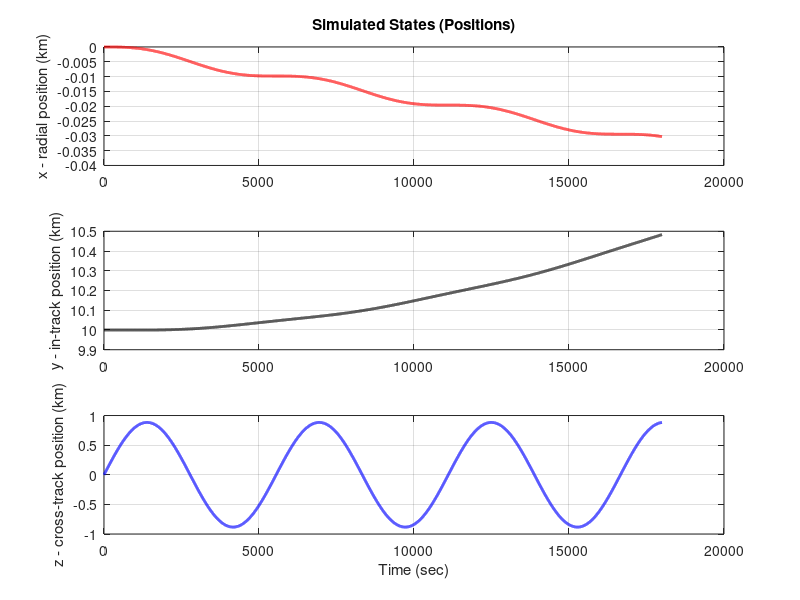
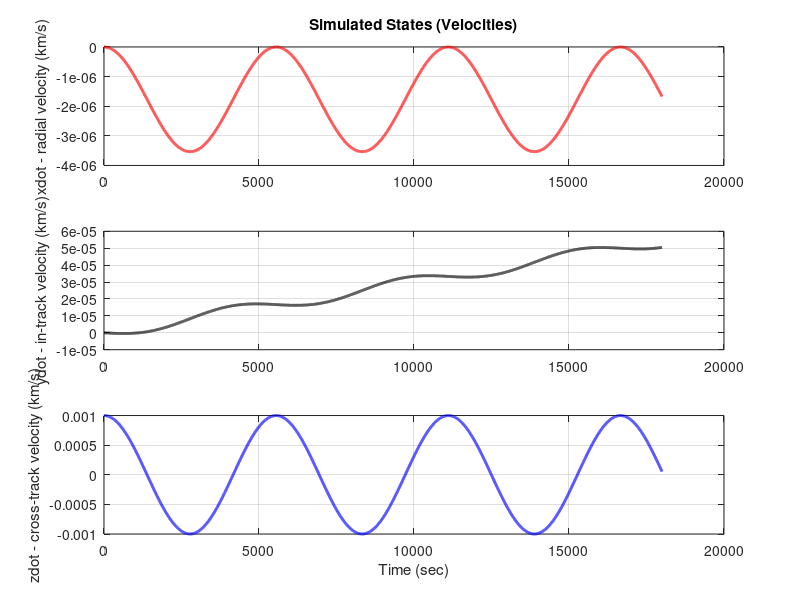
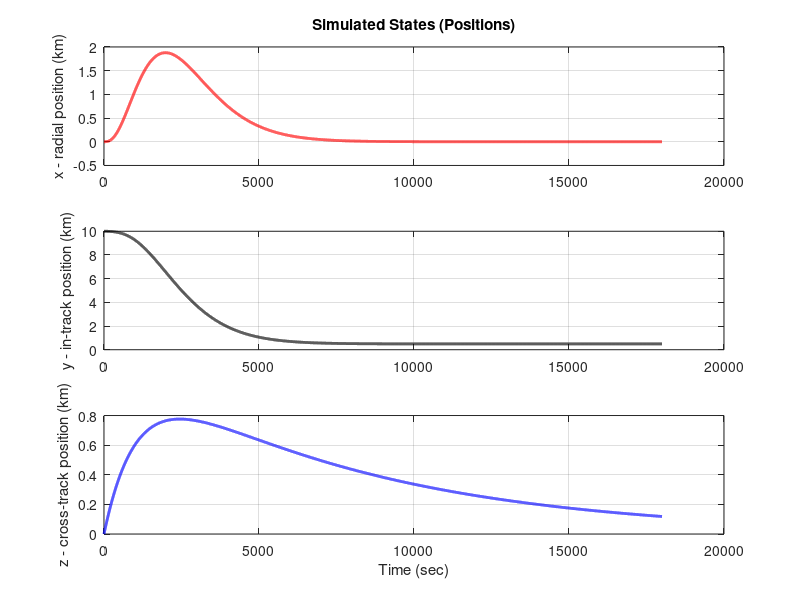
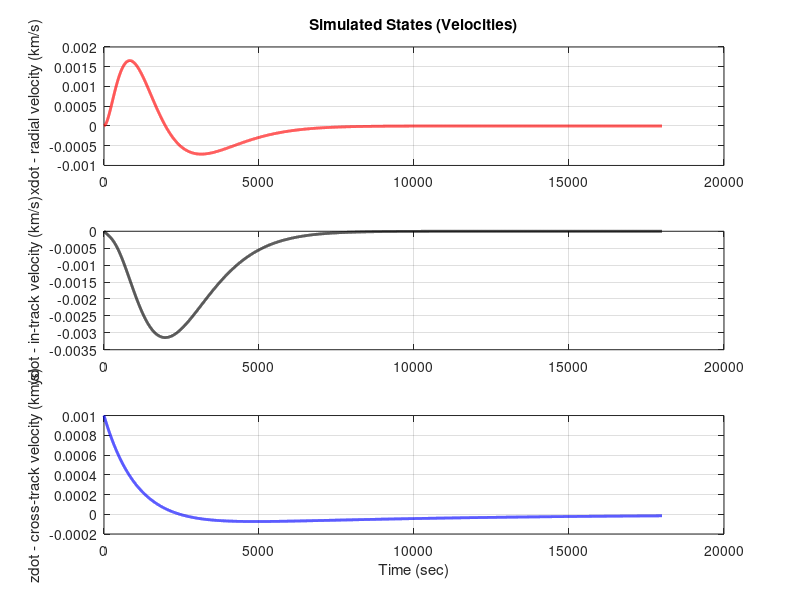

MATLAB code for these plots, in order: (Note: this script raises an error after producing the figures.)
%% ASEN 5014 - Linear Control Systems
% Final Project
% Galen Savidge, Aniket Goel, Andrew Palski

clear; close all; format shortG; clc;
%% PART A:Linear Systems Analysis
% Question 2:
% Linear system
n = sqrt(398600/6778^3);
A = [0 0 0 1 0 0;
     0 0 0 0 1 0;
     0 0 0 0 0 1;
     3*n^2 0 0 0 2*n 0;
     0 0 0 -2*n 0 0;
     0 0 -n^2 0 0 0];
B = [0 0 0;
     0 0 0;
     0 0 0;
     1 0 0;
     0 1 0;
     0 0 1];
C = [1 0 0 0 0 0;
     0 1 0 0 0 0;
     0 0 1 0 0 0];
D = [0 0 0;
     0 0 0;
     0 0 0];
G = [0;0;0;0;1;0]; %disturbance matrix, disturbance only affects in track dynamics
B_tot = [B,G];
D_tot = [D,[0;0;0]];
x0 = [0; 10; 0; 0; 0; .001]; % initial condition
r = [0; 5; 0; 0; 0; 0]; % reference 
d = -1e-9; % disturbance %CHANGE: set to 1 um/s vs 1 m/s

 % Eigenvalues
[E, L] = eig(A);
evals = diag(L);

% Simulated plant dynamics with no control and including disturbances
u = [0;0;0];
u_tot = [u;d]';
ts = 0:1:18000;
us = u_tot + zeros(length(ts),4);
sys = ss(A,B_tot,C,D_tot);
[ys,~,xs] = lsim(sys,us,ts,x0);
figure();
ax = subplot(3,1,1);
plot(ax,ts,xs(:,1),'LineWidth',2,'Color','r')
ylabel('x - radial position (km)')
title('Simulated States (Positions)')
grid on
ax = subplot(3,1,2);
plot(ax,ts,xs(:,2),'LineWidth',2,'Color','k')
ylabel('y - in-track position (km)')
grid on
ax = subplot(3,1,3);
plot(ax,ts,xs(:,3),'LineWidth',2,'Color','b')
ylabel('z - cross-track position (km)')
xlabel('Time (sec)')
grid on

figure()
ax = subplot(3,1,1);
plot(ax,ts,xs(:,4),'LineWidth',2,'Color','r')
ylabel('xdot - radial velocity (km/s)')
title('Simulated States (Velocities)')
grid on
ax = subplot(3,1,2);
plot(ax,ts,xs(:,5),'LineWidth',2,'Color','k')
ylabel('ydot - in-track velocity (km/s)')
grid on
ax = subplot(3,1,3);
plot(ax,ts,xs(:,6),'LineWidth',2,'Color','b')
ylabel('zdot - cross-track velocity (km/s)')
xlabel('Time (sec)')
grid on

% Question 3
% Reachability/Controllability
P = [B A*B A^2*B A^3*B A^4*B A^5*B]; 
rank(P) % = 6 = n, so reachable

% Observability
O = [C; C*A; C*A^2; C*A^3; C*A^4; C*A^5];
rank(O) % = 6 = n, so completely observable

%% Part B
% Question 4: Full State Feedback

% Try without integral control at first

%K = place(A,B,...
    %[-0.0010652 -0.0016794 -0.0013118 -.0018838 -.00088127 -.00090389]);
K = place(A,B,-.002*rand(1,6));
F = inv(C/(-A+B*K)*B);

Acl_FSF = A - B*K;
Bcl_FSF = [B*F G];
Ccl_FSF = C - D*K;
Dcl_FSF = [D*F zeros(3,1)];

sys_FSF = ss(Acl_FSF, Bcl_FSF, Ccl_FSF, Dcl_FSF);

% Having issues getting integral control to not overshoot
%With integral control, first set up augmented matrices

% Aaug_FSF = [A zeros(6,3);-C zeros(3)];
% Baug_FSF = [B; zeros(3)];
% Caug_FSF = [C zeros(3)];
% Daug_FSF = zeros(3);
% Faug_FSF = [zeros(6,3);eye(3)];
% Gaug_FSF = [G; zeros(3,1)];
% 
% Kaug_FSF = place(Aaug_FSF,Baug_FSF,...
%     -.003*rand(1,9));
%     %[-0.0013149 -0.00327 -0.00156 -.00301 -.00264 -.000828 -.0029 -.002 -.0015]);
%     
% Acl_FSF = Aaug_FSF - Baug_FSF*Kaug_FSF;
% Bcl_FSF = [Faug_FSF Gaug_FSF];
% Ccl_FSF = Caug_FSF;
% Dcl_FSF = [Daug_FSF zeros(3,1)];
% 
% sys_FSF = ss(Acl_FSF, Bcl_FSF, Ccl_FSF, Dcl_FSF);


r_aug_FSF = repmat([0 .5 0 d],length(ts),1);%reference input augmented with disturbance

[y_FSF,~,x_FSF] = lsim(sys_FSF, r_aug_FSF, ts, x0);
%[y_FSF,~,x_FSF] = lsim(sys_FSF, r_aug_FSF, ts, [x0; zeros(3,1)]); %integral control version

%Check actuators
u = zeros(3,length(ts));
for ii = 1:length(ts)
    u(:,ii) = F*[0;.5;0] - K * x_FSF(ii,:)'; %non-integral version
    %u(:,ii) = -Kaug_FSF * x_FSF(ii,:)'; %integral control version
end

u = 1000 * u; %convert to m/s

figure();
ax = subplot(3,1,1);
plot(ax,ts,x_FSF(:,1),'LineWidth',2,'Color','r')
ylabel('x - radial position (km)')
title('Simulated States (Positions)')
grid on
ax = subplot(3,1,2);
plot(ax,ts,x_FSF(:,2),'LineWidth',2,'Color','k')
ylabel('y - in-track position (km)')
grid on
ax = subplot(3,1,3);
plot(ax,ts,x_FSF(:,3),'LineWidth',2,'Color','b')
ylabel('z - cross-track position (km)')
xlabel('Time (sec)')
grid on

figure()
ax = subplot(3,1,1);
plot(ax,ts,x_FSF(:,4),'LineWidth',2,'Color','r')
ylabel('xdot - radial velocity (km/s)')
title('Simulated States (Velocities)')
grid on
ax = subplot(3,1,2);
plot(ax,ts,x_FSF(:,5),'LineWidth',2,'Color','k')
ylabel('ydot - in-track velocity (km/s)')
grid on
ax = subplot(3,1,3);
plot(ax,ts,x_FSF(:,6),'LineWidth',2,'Color','b')
ylabel('zdot - cross-track velocity (km/s)')
xlabel('Time (sec)')
grid on

figure()
subplot(3,1,1);
plot(ts,u(1,:),'LineWidth',2,'Color','r');
hold on;
plot([0 max(ts)],[0.000769 0.000769],'k:');
plot([0 max(ts)],[-0.000769 -0.000769],'k:');
ylabel('Radial Actuator Response (m/s^2)');

subplot(3,1,2);
plot(ts,u(2,:),'LineWidth',2,'Color','k');
hold on;
plot([0 max(ts)],[0.000769 0.000769],'k:');
plot([0 max(ts)],[-0.000769 -0.000769],'k:');
ylabel('In-Track Actuator Response (m/s^2)');

subplot(3,1,3);
plot(ts,u(3,:),'LineWidth',2,'Color','b');
hold on;
plot([0 max(ts)],[0.000769 0.000769],'k:');
plot([0 max(ts)],[-0.000769 -0.000769],'k:');
ylabel('Cross-Track Actuator Response (m/s^2)');
xlabel('Time (sec)');
sgtitle('Actuator Response vs Time');

% Question 5
% Luenberger observer matrix
des_L_poles = [-3, -3.1, -3.2, -3.3, -3.4, -3.5];
L_transpose = place(A',C',des_L_poles);
L = L_transpose';
% Closed loop state and error dynamics with full state feedback control
A_CL_aug = [(A-B*K), B*K;
        zeros(size(A-B*K)), (A-L*C)];
B_CL_aug = [B*F; zeros(size(B*F))];
C_CL_aug = [C, zeros(size(C))];
D_CL_aug = D_tot;
B_CL_aug_tot = [B_CL_aug, [G;G]];

% Simulating with zero initial error
e0 = zeros(6,1);
x_cl_aug0 = [x0;e0];

us = r_aug_FSF;
sys = ss(A_CL_aug,B_CL_aug_tot,C_CL_aug,D_CL_aug);
[ys,~,xs] = lsim(sys,us,ts,x_cl_aug0);
figure();
ax = subplot(3,1,1);
plot(ax,ts,xs(:,1),'LineWidth',2,'Color','r')
ylabel('x - radial position (km)')
title('Simulated States (Positions)')
grid on
ax = subplot(3,1,2);
plot(ax,ts,xs(:,2),'LineWidth',2,'Color','k')
ylabel('y - in-track position (km)')
grid on
ax = subplot(3,1,3);
plot(ax,ts,xs(:,3),'LineWidth',2,'Color','b')
ylabel('z - cross-track position (km)')
xlabel('Time (sec)')
grid on

figure()
ax = subplot(3,1,1);
plot(ax,ts,xs(:,4),'LineWidth',2,'Color','r')
ylabel('xdot - radial velocity (km/s)')
title('Simulated States (Velocities)')
grid on
ax = subplot(3,1,2);
plot(ax,ts,xs(:,4),'LineWidth',2,'Color','k')
ylabel('ydot - in-track velocity (km/s)')
grid on
ax = subplot(3,1,3);
plot(ax,ts,xs(:,6),'LineWidth',2,'Color','b')
ylabel('zdot - cross-track velocity (km/s)')
xlabel('Time (sec)')
grid on

figure();
ax = subplot(3,1,1);
plot(ax,ts,xs(:,7),'LineWidth',2,'Color','r')
ylabel('x - radial position (km)')
title('Error (Positions)')
grid on
ax = subplot(3,1,2);
plot(ax,ts,xs(:,8),'LineWidth',2,'Color','k')
ylabel('y - in-track position (km)')
grid on
ax = subplot(3,1,3);
plot(ax,ts,xs(:,9),'LineWidth',2,'Color','b')
ylabel('z - cross-track position (km)')
xlabel('Time (sec)')
grid on

figure();
ax = subplot(3,1,1);
plot(ax,ts,xs(:,10),'LineWidth',2,'Color','r')
ylabel('x - radial position (km)')
title('Error (Velocities)')
grid on
ax = subplot(3,1,2);
plot(ax,ts,xs(:,11),'LineWidth',2,'Color','k')
ylabel('y - in-track position (km)')
grid on
ax = subplot(3,1,3);
plot(ax,ts,xs(:,12),'LineWidth',2,'Color','b')
ylabel('z - cross-track position (km)')
xlabel('Time (sec)')
grid on

% Simulating with nonzero initial error
e0 = [1 1 1 .1 .1 .1]';
x_cl_aug0 = [x0;e0];

us = r_aug_FSF;
sys = ss(A_CL_aug,B_CL_aug_tot,C_CL_aug,D_CL_aug);
[ys,~,xs] = lsim(sys,us,ts,x_cl_aug0);
figure();
ax = subplot(3,1,1);
plot(ax,ts,xs(:,1),'LineWidth',2,'Color','r')
ylabel('x - radial position (km)')
title('Simulated States (Positions)')
grid on
ax = subplot(3,1,2);
plot(ax,ts,xs(:,2),'LineWidth',2,'Color','k')
ylabel('y - in-track position (km)')
grid on
ax = subplot(3,1,3);
plot(ax,ts,xs(:,3),'LineWidth',2,'Color','b')
ylabel('z - cross-track position (km)')
xlabel('Time (sec)')
grid on

figure()
ax = subplot(3,1,1);
plot(ax,ts,xs(:,4),'LineWidth',2,'Color','r')
ylabel('xdot - radial velocity (km/s)')
title('Simulated States (Velocities)')
grid on
ax = subplot(3,1,2);
plot(ax,ts,xs(:,4),'LineWidth',2,'Color','k')
ylabel('ydot - in-track velocity (km/s)')
grid on
ax = subplot(3,1,3);
plot(ax,ts,xs(:,6),'LineWidth',2,'Color','b')
ylabel('zdot - cross-track velocity (km/s)')
xlabel('Time (sec)')
grid on

figure();
ax = subplot(3,1,1);
plot(ax,ts,xs(:,7),'LineWidth',2,'Color','r')
ylabel('x - radial position (km)')
title('Error (Positions)')
grid on
ax = subplot(3,1,2);
plot(ax,ts,xs(:,8),'LineWidth',2,'Color','k')
ylabel('y - in-track position (km)')
grid on
ax = subplot(3,1,3);
plot(ax,ts,xs(:,9),'LineWidth',2,'Color','b')
ylabel('z - cross-track position (km)')
xlabel('Time (sec)')
grid on

figure();
ax = subplot(3,1,1);
plot(ax,ts,xs(:,10),'LineWidth',2,'Color','r')
ylabel('x - radial position (km)')
title('Error (Velocities)')
grid on
ax = subplot(3,1,2);
plot(ax,ts,xs(:,11),'LineWidth',2,'Color','k')
ylabel('y - in-track position (km)')
grid on
ax = subplot(3,1,3);
plot(ax,ts,xs(:,12),'LineWidth',2,'Color','b')
ylabel('z - cross-track position (km)')
xlabel('Time (sec)')
